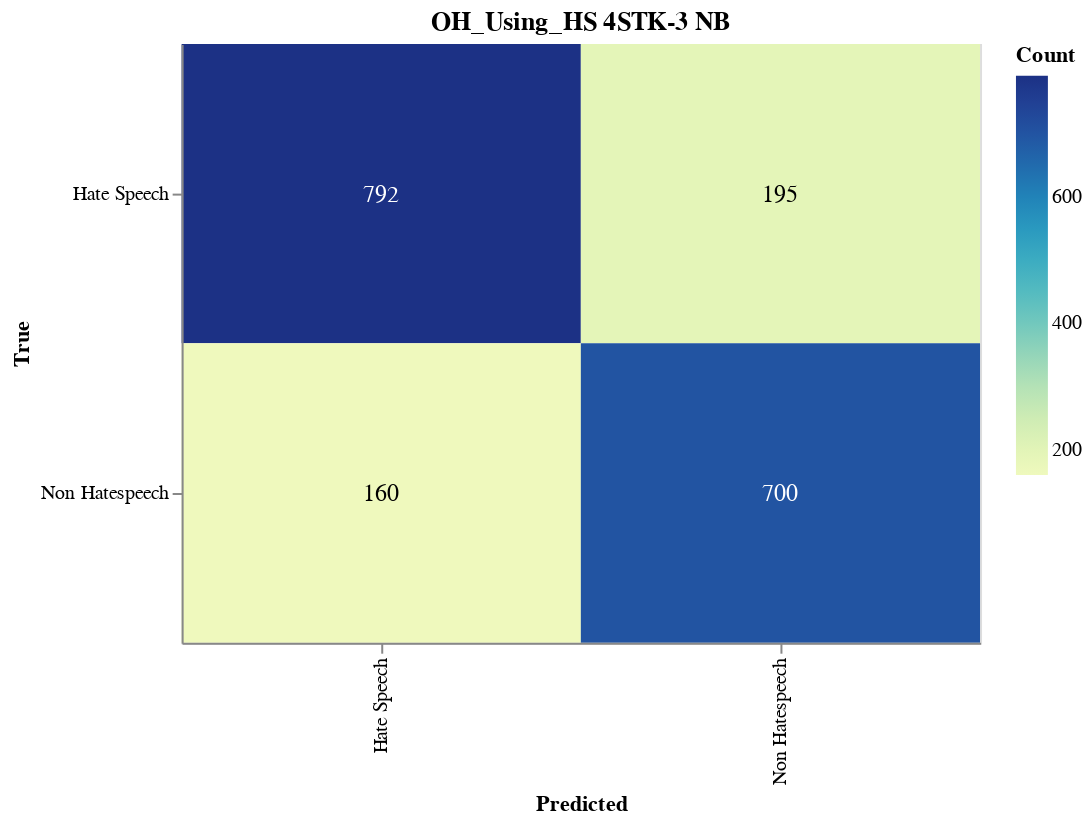

Notebook cell for this chart:
### Markdown cell above
#### Save CM

### Code cell
import altair as alt
import altair_saver
import pandas as pd
from sklearn.metrics import confusion_matrix

# Calculate the confusion matrix
cm = confusion_matrix(y_val, adjusted_predictions)

# Define class names
class_names = ['Hate Speech', 'Non Hatespeech']

# Convert confusion matrix to DataFrame
cm_df = pd.DataFrame(cm, index=class_names, columns=class_names).reset_index().melt(id_vars='index')
cm_df.columns = ['True', 'Predicted', 'Count']

# Ensure the order of categories
cm_df['True'] = pd.Categorical(cm_df['True'], categories=class_names, ordered=True)
cm_df['Predicted'] = pd.Categorical(cm_df['Predicted'], categories=class_names, ordered=True)

# Create the Altair plot
heatmap = alt.Chart(cm_df).mark_rect().encode(
    x=alt.X('Predicted:O', sort=class_names),
    y=alt.Y('True:O', sort=class_names),
    color='Count:Q',
    tooltip=['True', 'Predicted', 'Count']
).properties(
    width=400,
    height=300,
    title='OH_Using_HS 4STK-3 NB'
)

# Add text labels
text = heatmap.mark_text(
    align='center',
    baseline='middle',
    fontSize=12
).encode(
    text='Count:Q',
    color=alt.condition(
        alt.datum.Count > cm.max() / 2,
        alt.value('white'),
        alt.value('black')
    )
)

# Combine heatmap and text
final_chart = heatmap + text

# Display the plot
final_chart.show()

### Figure 1 — Vega-Lite specification as saved in the notebook (floating-point values rounded to 4 significant figures)
{"config": {"view": {"continuousWidth": 300, "continuousHeight": 300}}, "layer": [{"mark": {"type": "rect"}, "encoding": {"color": {"field": "Count", "type": "quantitative"}, "tooltip": [{"field": "True", "type": "ordinal"}, {"field": "Predicted", "type": "ordinal"}, {"field": "Count", "type": "quantitative"}], "x": {"field": "Predicted", "sort": ["Hate Speech", "Non Hatespeech"], "type": "ordinal"}, "y": {"field": "True", "sort": ["Hate Speech", "Non Hatespeech"], "type": "ordinal"}}, "title": "OH_Using_HS 4STK-3 NB"}, {"mark": {"type": "text", "align": "center", "baseline": "middle", "fontSize": 12}, "encoding": {"color": {"condition": {"test": "(datum.Count > 396.0)", "value": "white"}, "value": "black"}, "text": {"field": "Count", "type": "quantitative"}, "tooltip": [{"field": "True", "type": "ordinal"}, {"field": "Predicted", "type": "ordinal"}, {"field": "Count", "type": "quantitative"}], "x": {"field": "Predicted", "sort": ["Hate Speech", "Non Hatespeech"], "type": "ordinal"}, "y": {"field": "True", "sort": ["Hate Speech", "Non Hatespeech"], "type": "ordinal"}}, "title": "OH_Using_HS 4STK-3 NB"}], "data": {"name": "data-c5de76b8dab6547b364f6ad46823c8a8"}, "height": 300, "width": 400, "$schema": "https://vega.github.io/schema/vega-lite/v5.17.0.json", "datasets": {"data-c5de76b8dab6547b364f6ad46823c8a8": [{"True": "Hate Speech", "Predicted": "Hate Speech", "Count": 792}, {"True": "Non Hatespeech", "Predicted": "Hate Speech", "Count": 160}, {"True": "Hate Speech", "Predicted": "Non Hatespeech", "Count": 195}, {"True": "Non Hatespeech", "Predicted": "Non Hatespeech", "Count": 700}]}}
